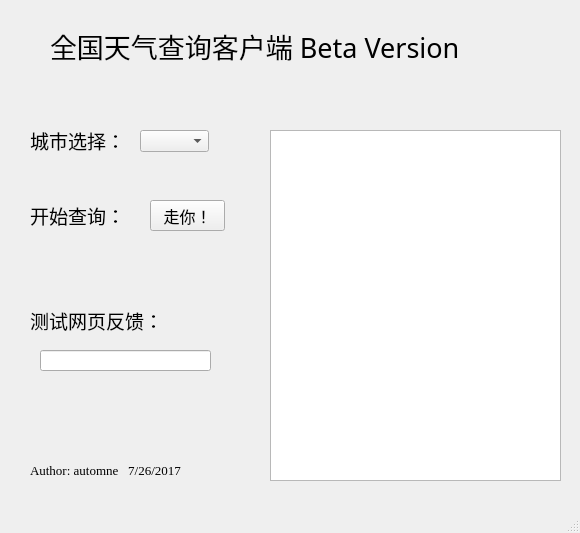
<?xml version="1.0" encoding="UTF-8"?>
<ui version="4.0">
 <class>MainWindow</class>
 <widget class="QMainWindow" name="MainWindow">
  <property name="geometry">
   <rect>
    <x>0</x>
    <y>0</y>
    <width>580</width>
    <height>533</height>
   </rect>
  </property>
  <property name="windowTitle">
   <string>未来一周天气查询</string>
  </property>
  <widget class="QWidget" name="centralwidget">
   <widget class="QComboBox" name="citysComboBox">
    <property name="geometry">
     <rect>
      <x>140</x>
      <y>130</y>
      <width>69</width>
      <height>22</height>
     </rect>
    </property>
    <property name="font">
     <font>
      <family>华文行楷</family>
      <pointsize>12</pointsize>
     </font>
    </property>
   </widget>
   <widget class="QLabel" name="label">
    <property name="geometry">
     <rect>
      <x>50</x>
      <y>30</y>
      <width>481</width>
      <height>31</height>
     </rect>
    </property>
    <property name="font">
     <font>
      <family>华文琥珀</family>
      <pointsize>20</pointsize>
     </font>
    </property>
    <property name="text">
     <string>全国天气查询客户端 Beta Version</string>
    </property>
   </widget>
   <widget class="QLabel" name="label_2">
    <property name="geometry">
     <rect>
      <x>30</x>
      <y>130</y>
      <width>101</width>
      <height>21</height>
     </rect>
    </property>
    <property name="font">
     <font>
      <family>华文行楷</family>
      <pointsize>14</pointsize>
     </font>
    </property>
    <property name="text">
     <string>城市选择：</string>
    </property>
    <property name="buddy">
     <cstring>citysComboBox</cstring>
    </property>
   </widget>
   <widget class="QPushButton" name="startPushButton">
    <property name="geometry">
     <rect>
      <x>150</x>
      <y>200</y>
      <width>75</width>
      <height>31</height>
     </rect>
    </property>
    <property name="font">
     <font>
      <family>华文行楷</family>
      <pointsize>12</pointsize>
     </font>
    </property>
    <property name="text">
     <string>走你！</string>
    </property>
   </widget>
   <widget class="QLabel" name="label_4">
    <property name="geometry">
     <rect>
      <x>30</x>
      <y>200</y>
      <width>101</width>
      <height>31</height>
     </rect>
    </property>
    <property name="font">
     <font>
      <family>华文行楷</family>
      <pointsize>14</pointsize>
     </font>
    </property>
    <property name="text">
     <string>开始查询：</string>
    </property>
    <property name="buddy">
     <cstring>startPushButton</cstring>
    </property>
   </widget>
   <widget class="QTextEdit" name="resultTextEdit">
    <property name="geometry">
     <rect>
      <x>270</x>
      <y>130</y>
      <width>291</width>
      <height>351</height>
     </rect>
    </property>
    <property name="font">
     <font>
      <family>宋体</family>
      <pointsize>12</pointsize>
     </font>
    </property>
   </widget>
   <widget class="QLabel" name="label_5">
    <property name="geometry">
     <rect>
      <x>30</x>
      <y>460</y>
      <width>211</width>
      <height>21</height>
     </rect>
    </property>
    <property name="font">
     <font>
      <family>Times New Roman</family>
      <pointsize>10</pointsize>
     </font>
    </property>
    <property name="text">
     <string>Author: automne   7/26/2017</string>
    </property>
   </widget>
   <widget class="QLineEdit" name="netLineEdit">
    <property name="geometry">
     <rect>
      <x>40</x>
      <y>350</y>
      <width>171</width>
      <height>21</height>
     </rect>
    </property>
    <property name="font">
     <font>
      <family>华文行楷</family>
      <pointsize>12</pointsize>
     </font>
    </property>
   </widget>
   <widget class="QLabel" name="label_6">
    <property name="geometry">
     <rect>
      <x>30</x>
      <y>310</y>
      <width>151</width>
      <height>21</height>
     </rect>
    </property>
    <property name="font">
     <font>
      <family>华文行楷</family>
      <pointsize>14</pointsize>
     </font>
    </property>
    <property name="text">
     <string>测试网页反馈：</string>
    </property>
    <property name="buddy">
     <cstring>netLineEdit</cstring>
    </property>
   </widget>
  </widget>
  <widget class="QMenuBar" name="menubar">
   <property name="geometry">
    <rect>
     <x>0</x>
     <y>0</y>
     <width>580</width>
     <height>26</height>
    </rect>
   </property>
  </widget>
  <widget class="QStatusBar" name="statusbar"/>
 </widget>
 <resources/>
 <connections/>
</ui>
